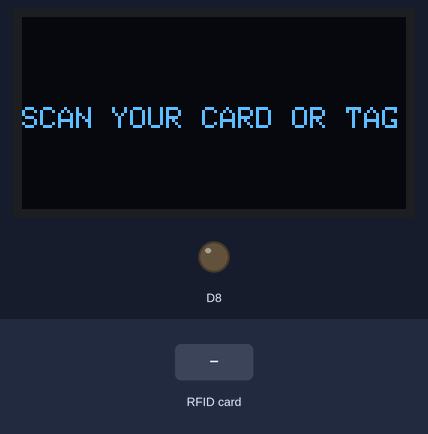
A program run on a simulated STM32 Nucleo. Shown: 128×64 one-colour display, output pins drawn as LEDs (lit = HIGH). The inputs (shaded band) are chosen by the test bench. What the program prints to the serial monitor is not drawn.

Above: at 3.2 s.
3.3 s: RFID card E3 59 FD 0B held to the reader
At 4.2 s:
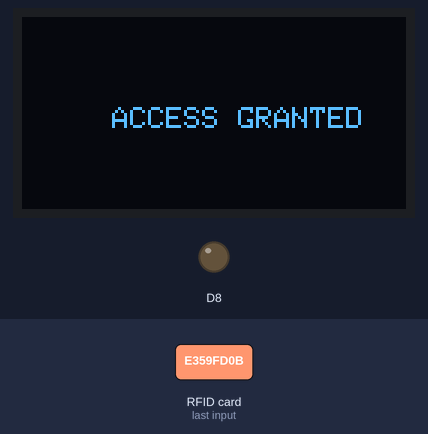
At 4.7 s:
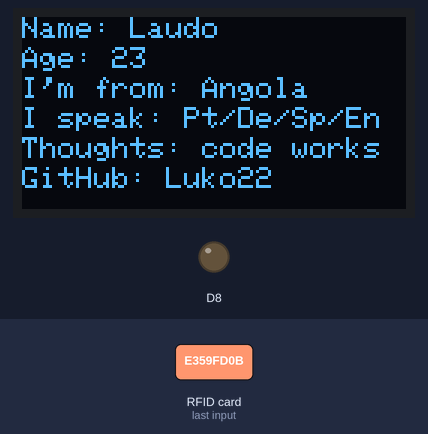
Timing chart, 0 to 6.3 s (numbered marks = the images above; inputs shaded):
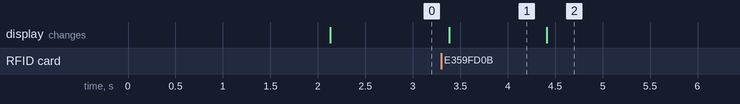

The program:

main.cpp
```cpp
#include <Arduino.h>
#include <Adafruit_GFX.h>
#include <Adafruit_SSD1306.h>
#include <Wire.h>
// #include <Keypad.h>

#include <SPI.h>
#include <MFRC522.h>

////////////////////////MFRC522 /////////////////////////////////
#define RST_PIN         9           // Configurable, see typical pin layout above
#define SS_PIN          10          // Configurable, see typical pin layout above

MFRC522 mfrc522(SS_PIN, RST_PIN);   // Create MFRC522 instance
byte accessUID[4]= {0xE3, 0x59, 0xFD, 0x0B};

/////////////////SSD1306////////////////////////
// Screen dimensions and I2C address
#define SCREEN_WIDTH 128
#define SCREEN_HEIGHT 64
#define SCREEN_ADDRESS 0x3C  // Change if needed

Adafruit_SSD1306 display(SCREEN_WIDTH, SCREEN_HEIGHT, &Wire, -1);

const char* secretName = "Laudo";
const char* secretAge = "23";
const char* secretNationality = "Angola";
const char* secretThoughts = "code works";
const char* secretGit = "Luko22";

const char* secretLang[] = {"Pt", "De", "Sp", "En"};

// const byte ROWS = 4; //four rows
// const byte COLS = 4; //four columns
// //define the cymbols on the buttons of the keypads
// char hexaKeys[ROWS][COLS] = {
//   {'1','2','3','A'},
//   {'4','5','6','B'},
//   {'7','8','9','C'},
//   {'*','0','#','D'}
// };
// byte rowPins[ROWS] = {0, 8, 7, 6}; //connect to the row pinouts of the keypad
// byte colPins[COLS] = {5, 4, 3, 2}; //connect to the column pinouts of the keypad

// //initialize an instance of class NewKeypad
// Keypad customKeypad = Keypad( makeKeymap(hexaKeys), rowPins, colPins, ROWS, COLS);

void setup() {

  Serial.begin(115200);

  while (!Serial) {
    ; // wait for serial port to connect. Needed for native USB port only
  }

  // Initialize the display
  if (!display.begin(SSD1306_SWITCHCAPVCC, SCREEN_ADDRESS)) {
    Serial.println(F("SSD1306 allocation failed"));
    for (;;);
  }

  SPI.begin();			// Init SPI bus
  mfrc522.PCD_Init();		// Init MFRC522
  mfrc522.PCD_DumpVersionToSerial();	// Show details of PCD - MFRC522 Card Reader details
  pinMode(8, OUTPUT);

  delay(2000);
}

void loop() {

  // Look for new cards
  if (!mfrc522.PICC_IsNewCardPresent() || !mfrc522.PICC_ReadCardSerial()) {
    display.clearDisplay();
    display.setTextSize(1);
    display.setTextColor(SSD1306_WHITE);
    display.setCursor(0, 30);
    display.print("SCAN YOUR CARD OR TAG");
    display.display();
    delay(10);
    return;
  }

  int numLangs = sizeof(secretLang) / sizeof(secretLang[0]);
  int totalLength = 0;

  for (int i = 0; i < numLangs; i++) {
    totalLength += strlen(secretLang[i]);
  }
  totalLength += numLangs - 1; // Add space for the "/" separators

  char concatenated[totalLength + 1]; // +1 for the null terminator
  concatenated[0] = '\0';

  for (int i = 0; i < numLangs; i++) {
    strcat(concatenated, secretLang[i]);
    if (i < numLangs - 1) {
      strcat(concatenated, "/");
    }
  }

  // Check if the UID matches
  if(mfrc522.uid.uidByte[0] == accessUID[0] &&
     mfrc522.uid.uidByte[1] == accessUID[1] &&
     mfrc522.uid.uidByte[2] == accessUID[2] &&
     mfrc522.uid.uidByte[3] == accessUID[3]){

    display.clearDisplay();
    display.setTextSize(1);
    display.setTextColor(SSD1306_WHITE);
    display.setCursor(30, 30);
    display.print("ACCESS GRANTED");
    display.display();
    delay(1000);

    display.clearDisplay();
    display.setTextSize(1);
    display.setTextColor(SSD1306_WHITE);

    display.setCursor(0, 0);
    display.print("Name: ");
    display.println(secretName);

    display.setCursor(0, 10);
    display.print("Age: ");
    display.println(secretAge);

    display.setCursor(0, 20);
    display.print("I'm from: ");
    display.print(secretNationality);

    display.setCursor(0, 30);
    display.print("I speak: ");
    display.print(concatenated);

    display.setCursor(0, 40);
    display.print("Thoughts: ");
    display.print(secretThoughts);

    display.setCursor(0, 50);
    display.print("GitHub: ");
    display.print(secretGit);

    display.display();
    delay(5000);
  }
  else {
    display.clearDisplay();
    display.setTextSize(5);
    display.setTextColor(SSD1306_WHITE);
    display.setCursor(55, 20);
    display.print("X");
    display.display();
    delay(1000);

    display.clearDisplay();
    display.setTextSize(1);
    display.setTextColor(SSD1306_WHITE);
    display.setCursor(0, 30);
    display.print("YOU DON'T HAVE ACCESS");
    display.display();
    delay(3000);
  }

  // Halt PICC
  mfrc522.PICC_HaltA();
  // Stop encryption on PCD
  mfrc522.PCD_StopCrypto1();
}
```

Measured:
- after the input at 3.3 s, the display: changes after 0.08 s (image 1)
- what the display in image 1 shows lasts 1.0 s, from 3.4 s to 4.4 s
